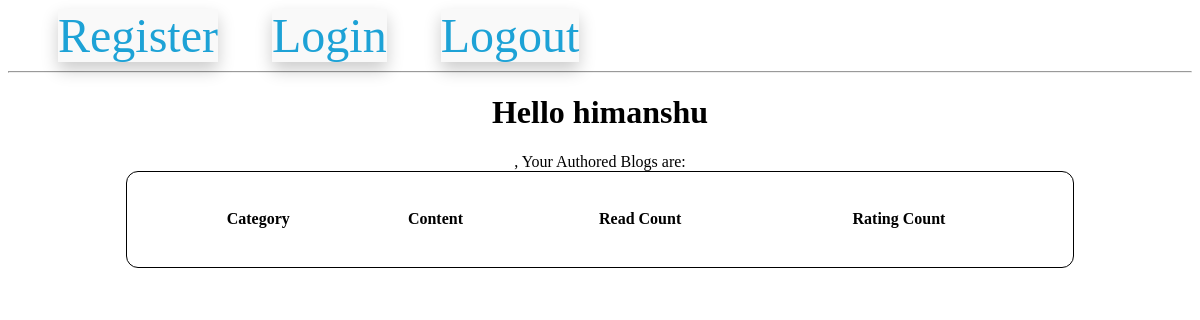
Page /viewBlog (signed in) on the earlier database version.
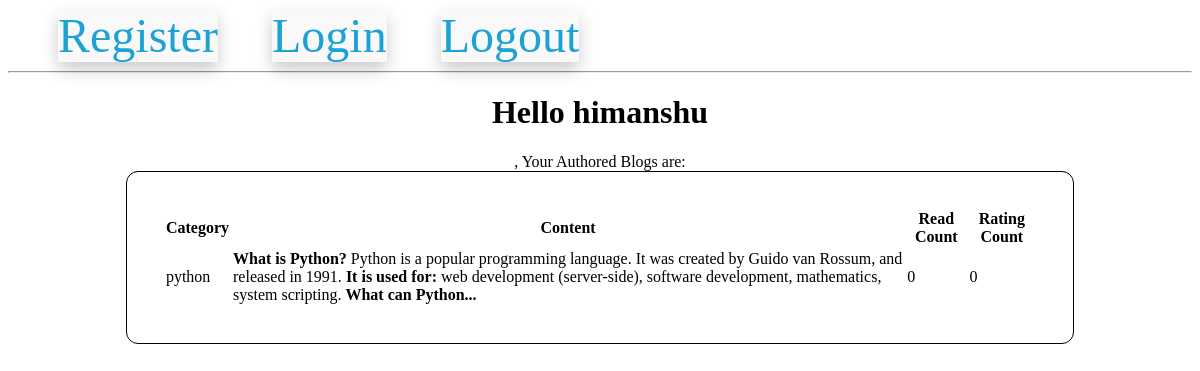
Same page on the later database version.
### models.py (models this page shows, shortened)
class UserModel(UserMixin, db.Model):
    __tablename__ = "users"
    id = db.Column(db.Integer, primary_key=True)
    email = db.Column(db.String(100), unique=True)
    username = db.Column(db.String(100))
    password_hash = db.Column(db.String(250))

class CategoryMaster(db.Model):
    category_id = db.Column(db.Integer, primary_key=True)
    category_name = db.Column(db.String, nullable=False)
    blogmodel = db.relationship(
        "BlogModel", backref="categorymaster", lazy="select"
    )

class BlogModel(db.Model):
    id = db.Column(db.Integer, primary_key=True)
    category_id = db.Column(
        db.Integer, db.ForeignKey("category_master.category_id"), nullable=False
    )
    blog_user_id = db.Column(db.Integer, db.ForeignKey("users.id"), nullable=False)
    blog_text = db.Column(db.Text, nullable=False)
    blog_creation_date = db.Column(db.DateTime)
    blog_read_count = db.Column(db.Integer, default=0)
    blog_rating_count = db.Column(db.Integer, default=0)

### routes.py (the view)
@app.route("/viewBlog")
@login_required
def view_blogs():
    get_all_categories()
    all_self_blogs = BlogModel.query.filter(
        BlogModel.blog_user_id == current_user.id
    ).all()
    return render_template(
        "view_blogs.html",
        all_self_blogs=all_self_blogs,
        all_categories=global_all_categories,
    )

### models.py (called while the page is built)
@login.user_loader
def load_user(id):
    return UserModel.query.get(int(id))

### routes.py (called while the page is built)
def get_all_categories():
    global global_all_categories
    all_category_info = db.session.query(
        CategoryMaster.category_id, CategoryMaster.category_name
    ).all()
    global_all_categories = {cat_id: cat_name for cat_id, cat_name in all_category_info}

### templates/view_blogs.html
{% extends 'base.html' %}
{% block content %}
<center>
  <h1>Hello {{ current_user.username }}</h1>
  , Your Authored Blogs are:
  <table
    style="
      border: 1px solid black;
      border-radius: 12px;
      padding: 3%;
      width: 80%;
    "
  >
    <thead>
      <th>Category</th>
      <th>Content</th>
      <th>Read Count</th>
      <th>Rating Count</th>
    </thead>
    <tbody>
      {% for a_blog in all_self_blogs %}
      <tr>
        <td>{{ all_categories.get(a_blog.category_id) }}</td>
        <td>{{ a_blog.blog_text|safe|truncate(275) }}</td>
        <td>{{ a_blog.blog_read_count }}</td>
        <td>{{ a_blog.blog_rating_count }}</td>
      </tr>
      {% endfor %}
    </tbody>
  </table>
</center>
{% endblock %}

### templates/base.html (shortened to what this page needs)
<!DOCTYPE html>
<html lang="en">
<head>
</head>
<body>
    <nav>
        <a href="{{ url_for('register') }}">Register</a>
        <a href="{{ url_for('login') }}">Login</a>
        <a href="{{ url_for('logout') }}">Logout</a>
    </nav>
    <hr>
    <div class="content">
        {% block content %}
        {% endblock %}
    </div>
</body>
</html>

### templates/base.html (style rules this page uses)
nav a { color: #1da2d6; font-size: 3em; margin-left: 50px; text-decoration: none; box-shadow: 0px 8px 16px 0px rgba(0, 0, 0, 0.2); z-index: 1; background-color: #f9f9f9; }

Differences in the rows shown:
added BlogModel: blog_text "What is Python? Python is a popular programming language. It was created by Guido van Rossum, and released in 1991. It is used for: web development (server-side), software development, mathematics, system scripting. What can Python...", blog_read_count "0", blog_rating_count "0"
now on this page (row unchanged): CategoryMaster: get "python"
